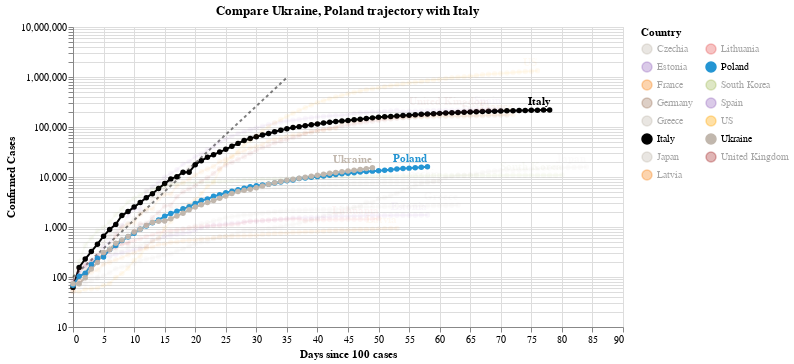

Notebook code cell kept with this figure:
### Code cell
#hide_input
chart2 = make_since_chart(dff2, ['Ukraine', 'Poland'], baseline_countries)
chart2

### Figure 1 — Vega-Lite specification as saved in the notebook (floating-point values rounded to 4 significant figures; data arrays with more than 128 entries replaced by an {"elided": "..."} marker saying what was removed)
{"config": {"view": {"continuousWidth": 400, "continuousHeight": 300}}, "layer": [{"data": {"name": "data-628230001892d6798b50651be41d1b3e"}, "mark": {"type": "line", "color": "black", "opacity": 0.5, "strokeDash": [3, 3]}, "encoding": {"x": {"type": "quantitative", "field": "Days since 100 cases"}, "y": {"type": "quantitative", "field": "Confirmed Cases"}}}, {"data": {"name": "data-bd0f9c2c95d9cda0ca8de9f960e61161"}, "mark": {"type": "line", "point": true}, "encoding": {"color": {"type": "nominal", "field": "Country", "legend": {"columns": 2}, "scale": {"domain": ["Czechia", "Estonia", "France", "Germany", "Greece", "Italy", "Japan", "Latvia", "Lithuania", "Poland", "South Korea", "Spain", "US", "Ukraine", "United Kingdom"], "range": ["#C1B7AD", "#9467bd", "#F58518", "#9D755D", "#C1B7AD", "black", "#C1B7AD", "#F58518", "#E45756", "#2495D3", "#A1BA59", "#9467bd", "orange", "#C1B7AD", "brown"]}}, "opacity": {"condition": {"value": 1, "selection": "selector009"}, "value": 0.05}, "tooltip": [{"type": "nominal", "field": "Country"}, {"type": "temporal", "field": "Date"}, {"type": "quantitative", "field": "Confirmed Cases"}, {"type": "quantitative", "field": "Days since 100 cases"}], "x": {"type": "quantitative", "field": "Days since 100 cases"}, "y": {"type": "quantitative", "field": "Confirmed Cases", "scale": {"type": "log"}}}, "selection": {"selector009": {"type": "multi", "fields": ["Country"], "bind": "legend", "init": [{"Country": "Ukraine"}, {"Country": "Poland"}, {"Country": "Italy"}]}}, "width": 550}, {"data": {"name": "data-bd0f9c2c95d9cda0ca8de9f960e61161"}, "mark": {"type": "text", "align": "right", "dy": -8, "fontWeight": "bold"}, "encoding": {"color": {"type": "nominal", "field": "Country", "legend": {"columns": 2}, "scale": {"domain": ["Czechia", "Estonia", "France", "Germany", "Greece", "Italy", "Japan", "Latvia", "Lithuania", "Poland", "South Korea", "Spain", "US", "Ukraine", "United Kingdom"], "range": ["#C1B7AD", "#9467bd", "#F58518", "#9D755D", "#C1B7AD", "black", "#C1B7AD", "#F58518", "#E45756", "#2495D3", "#A1BA59", "#9467bd", "orange", "#C1B7AD", "brown"]}}, "opacity": {"condition": {"value": 1, "selection": "selector009"}, "value": 0.05}, "text": {"type": "nominal", "field": "Country"}, "tooltip": [{"type": "nominal", "field": "Country"}, {"type": "temporal", "field": "Date"}, {"type": "quantitative", "field": "Confirmed Cases"}, {"type": "quantitative", "field": "Days since 100 cases"}], "x": {"type": "quantitative", "field": "Days since 100 cases"}, "y": {"type": "quantitative", "field": "Confirmed Cases", "scale": {"type": "log"}}}, "transform": [{"filter": "(datum['Date'] >= 1589068800000)"}], "width": 550}], "title": "Compare Ukraine, Poland trajectory with Italy", "$schema": "https://vega.github.io/schema/vega-lite/v4.0.2.json", "datasets": {"data-628230001892d6798b50651be41d1b3e": [{"Days since 100 cases": 0, "Confirmed Cases": 100.0}, {"Days since 100 cases": 1, "Confirmed Cases": 130.0}, {"Days since 100 cases": 2, "Confirmed Cases": 169.0}, {"Days since 100 cases": 3, "Confirmed Cases": 219.7}, {"Days since 100 cases": 4, "Confirmed Cases": 285.6}, {"Days since 100 cases": 5, "Confirmed Cases": 371.3}, {"Days since 100 cases": 6, "Confirmed Cases": 482.7}, {"Days since 100 cases": 7, "Confirmed Cases": 627.5}, {"Days since 100 cases": 8, "Confirmed Cases": 815.7}, {"Days since 100 cases": 9, "Confirmed Cases": 1060.0}, {"Days since 100 cases": 10, "Confirmed Cases": 1379.0}, {"Days since 100 cases": 11, "Confirmed Cases": 1792.0}, {"Days since 100 cases": 12, "Confirmed Cases": 2330.0}, {"Days since 100 cases": 13, "Confirmed Cases": 3029.0}, {"Days since 100 cases": 14, "Confirmed Cases": 3937.0}, {"Days since 100 cases": 15, "Confirmed Cases": 5119.0}, {"Days since 100 cases": 16, "Confirmed Cases": 6654.0}, {"Days since 100 cases": 17, "Confirmed Cases": 8650.0}, {"Days since 100 cases": 18, "Confirmed Cases": 11250.0}, {"Days since 100 cases": 19, "Confirmed Cases": 14620.0}, {"Days since 100 cases": 20, "Confirmed Cases": 19000.0}, {"Days since 100 cases": 21, "Confirmed Cases": 24710.0}, {"Days since 100 cases": 22, "Confirmed Cases": 32120.0}, {"Days since 100 cases": 23, "Confirmed Cases": 41750.0}, {"Days since 100 cases": 24, "Confirmed Cases": 54280.0}, {"Days since 100 cases": 25, "Confirmed Cases": 70560.0}, {"Days since 100 cases": 26, "Confirmed Cases": 91730.0}, {"Days since 100 cases": 27, "Confirmed Cases": 119300.0}, {"Days since 100 cases": 28, "Confirmed Cases": 155000.0}, {"Days since 100 cases": 29, "Confirmed Cases": 201500.0}, {"Days since 100 cases": 30, "Confirmed Cases": 262000.0}, {"Days since 100 cases": 31, "Confirmed Cases": 340600.0}, {"Days since 100 cases": 32, "Confirmed Cases": 442800.0}, {"Days since 100 cases": 33, "Confirmed Cases": 575600.0}, {"Days since 100 cases": 34, "Confirmed Cases": 748300.0}, {"Days since 100 cases": 35, "Confirmed Cases": 972800.0}], "data-bd0f9c2c95d9cda0ca8de9f960e61161": {"elided": "1005 records"}}}
